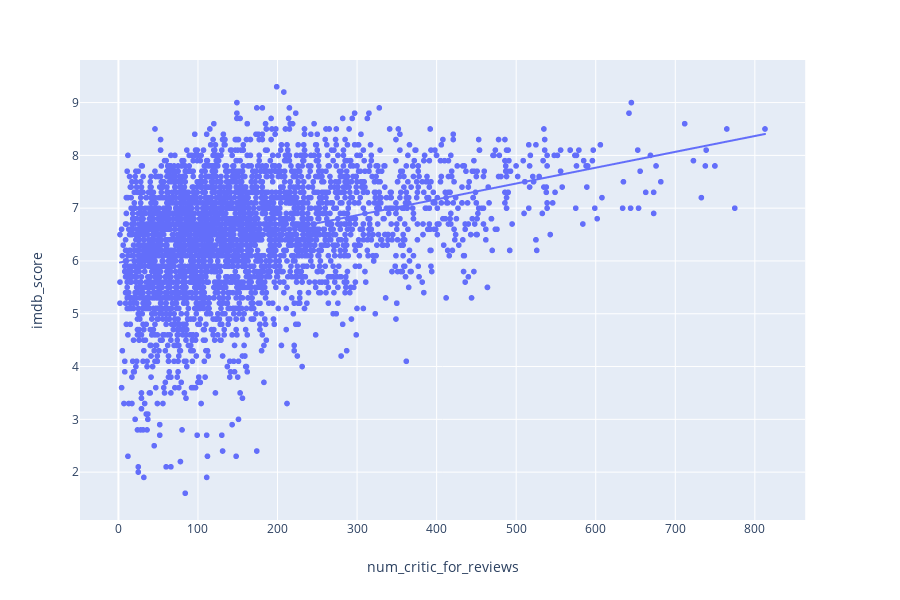

The notebook cell this image was saved under:
### Code cell
px.scatter(df_list, x="num_critic_for_reviews", y="imdb_score", trendline='ols')

### Figure 1 — Plotly figure (JSON) as saved in the notebook; plotly's stock layout.template omitted (floating-point values rounded to 4 significant figures; data arrays with more than 128 entries replaced by an {"elided": "..."} marker saying what was removed)
{"data": [{"hoverlabel": {"namelength": 0}, "hovertemplate": "num_critic_for_reviews=%{x}<br>imdb_score=%{y}", "legendgroup": "", "marker": {"color": "#636efa", "symbol": "circle"}, "mode": "markers", "name": "", "showlegend": false, "type": "scattergl", "x": {"elided": "3690 int values"}, "xaxis": "x", "y": {"elided": "3690 float values"}, "yaxis": "y"}, {"hoverlabel": {"namelength": 0}, "hovertemplate": "<b>OLS trendline</b><br>imdb_score = 0.003000 * num_critic_for_reviews + 5.965913<br>R<sup>2</sup>=0.123775<br><br>num_critic_for_reviews=%{x}<br>imdb_score=%{y} <b>(trend)</b>", "legendgroup": "", "marker": {"color": "#636efa", "symbol": "circle"}, "mode": "lines", "name": "", "showlegend": false, "type": "scattergl", "x": {"elided": "3690 int values"}, "xaxis": "x", "y": {"elided": "3690 float values"}, "yaxis": "y"}], "layout": {"height": 600, "legend": {"tracegroupgap": 0}, "margin": {"t": 60}, "xaxis": {"anchor": "y", "domain": [0, 0.98], "title": {"text": "num_critic_for_reviews"}}, "yaxis": {"anchor": "x", "domain": [0, 1], "title": {"text": "imdb_score"}}}}
